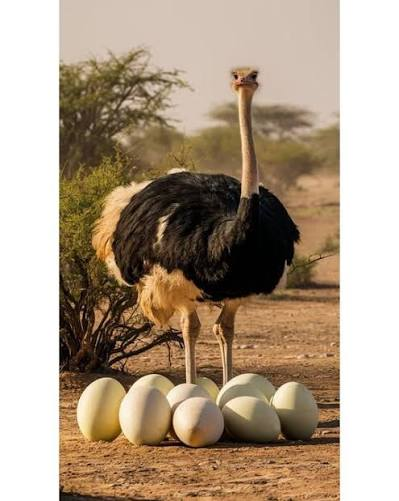
#> input picture p8-filtro-va-1440/imagenes/aveztruz.jpg, 399 x 501 px
$ python ejemplo2_mediana-1440.py
#> lines starting #> are read from the running program, lines starting #| are printed output that depends on the picture
# marco morquecho NC 1440
import cv2

# Cargar la imagen
imagen = cv2.imread("../imagenes/aveztruz.jpg")
#> imagen is the input picture: shape (501, 399, 3); mean B, G, R 135.8, 156.6, 175.2

# Verificar que la imagen se haya cargado
if imagen is None:
    print("No se pudo cargar la imagen.")
    exit()

# Aplicar filtro de mediana
imagen_filtrada = cv2.medianBlur(imagen, 7)
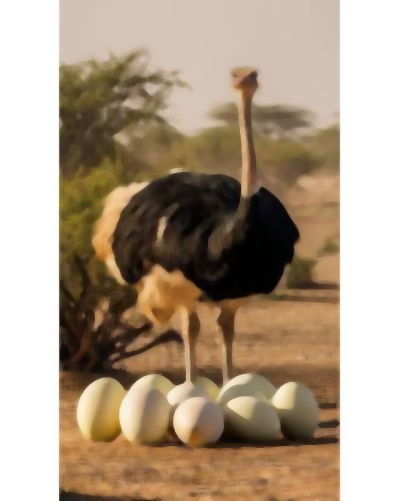
#> imagen_filtrada: shape (501, 399, 3); mean B, G, R 135.7, 156.6, 175.2

# Mostrar imágenes
cv2.imshow("Imagen original 1440", imagen)
cv2.imshow("Imagen con filtro de mediana 1440", imagen_filtrada)

# Guardar resultado
cv2.imwrite(
    "../resultados/aveztruz_mediana 1440.jpg",
    imagen_filtrada
)

print("Filtro de mediana aplicado correctamente.")
print("Resultado guardado en:")
print("../resultados/aveztruz_mediana 1440.jpg")
import os
print("Guardando en:", os.path.abspath("../resultados/aveztruz 1440_mediana.jpg"))

# Esperar una tecla
cv2.waitKey(0)

# Cerrar ventanas
cv2.destroyAllWindows()
print("marco morquecho NC 1440")
